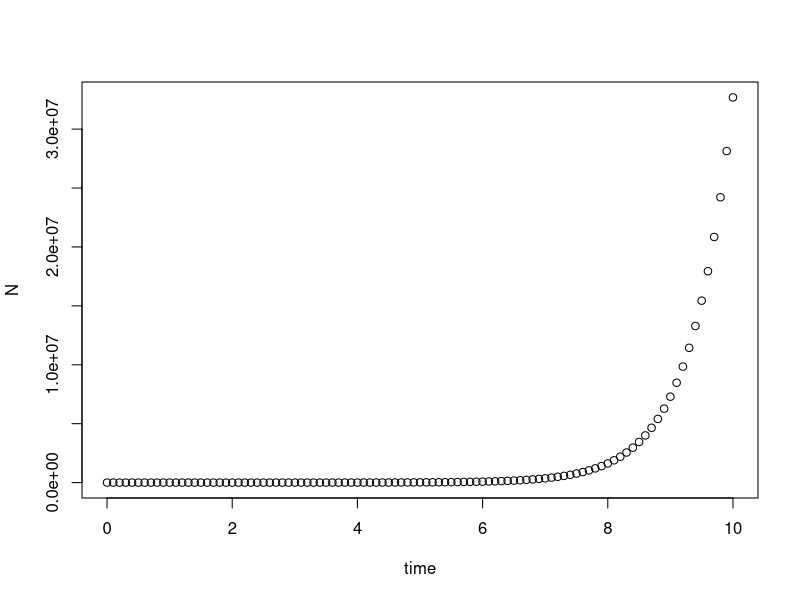
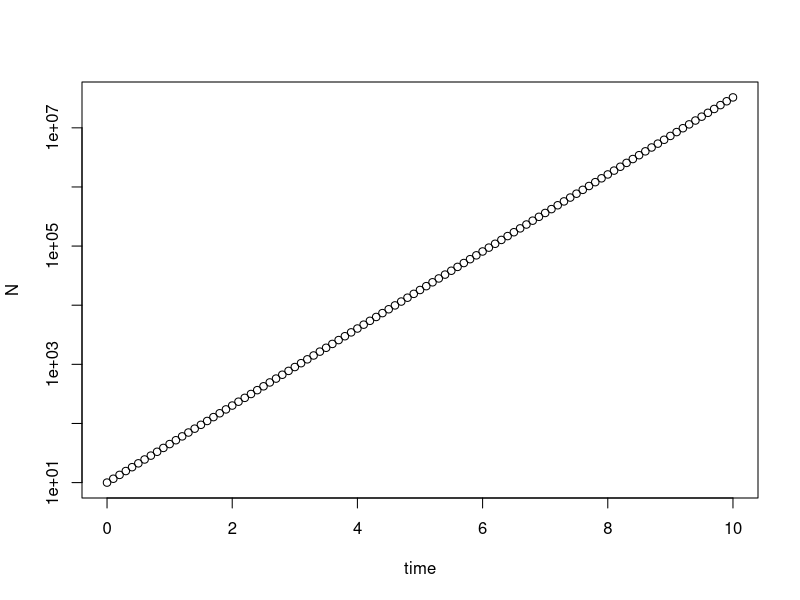
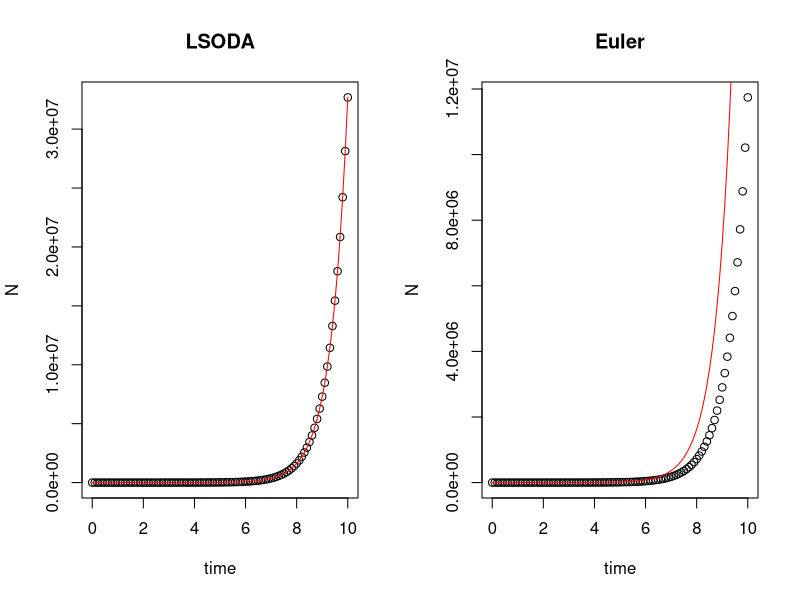
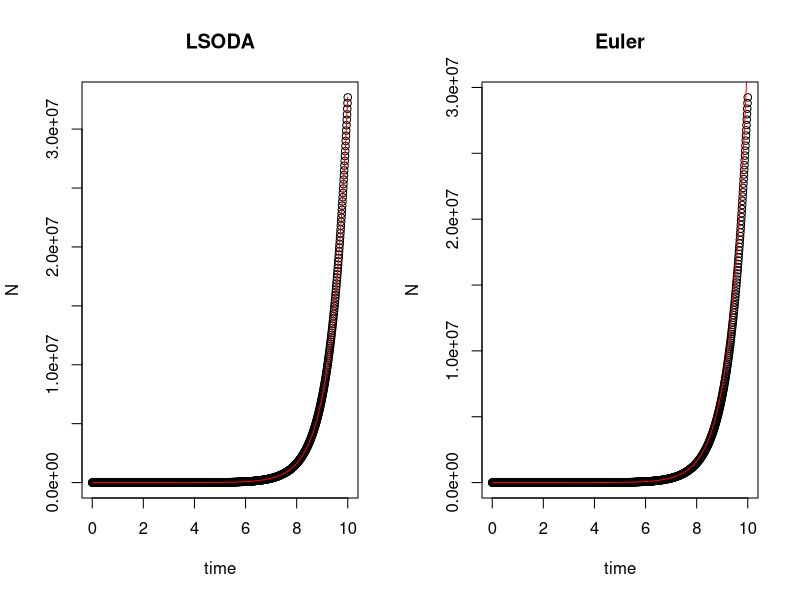
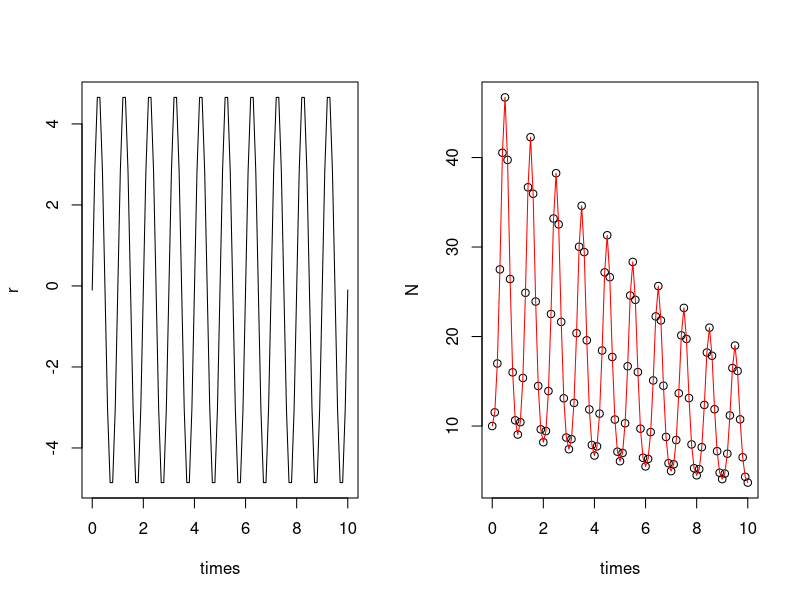
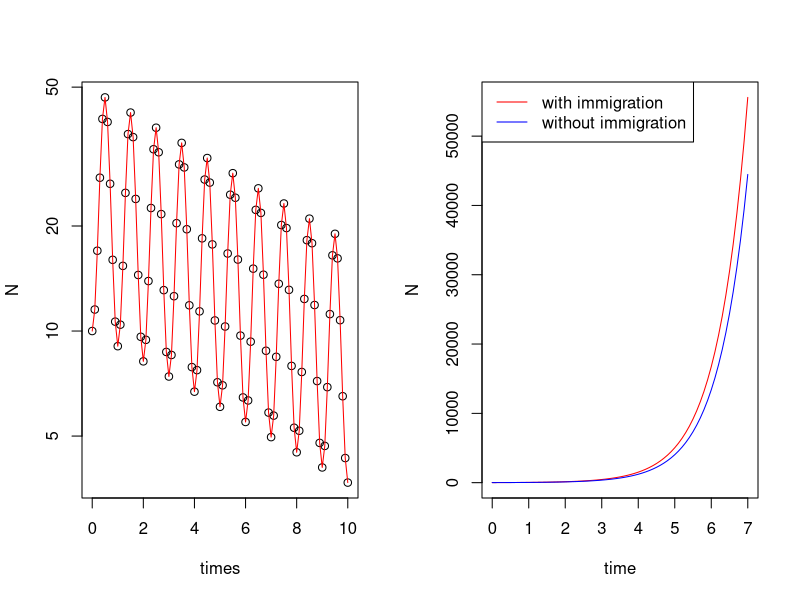
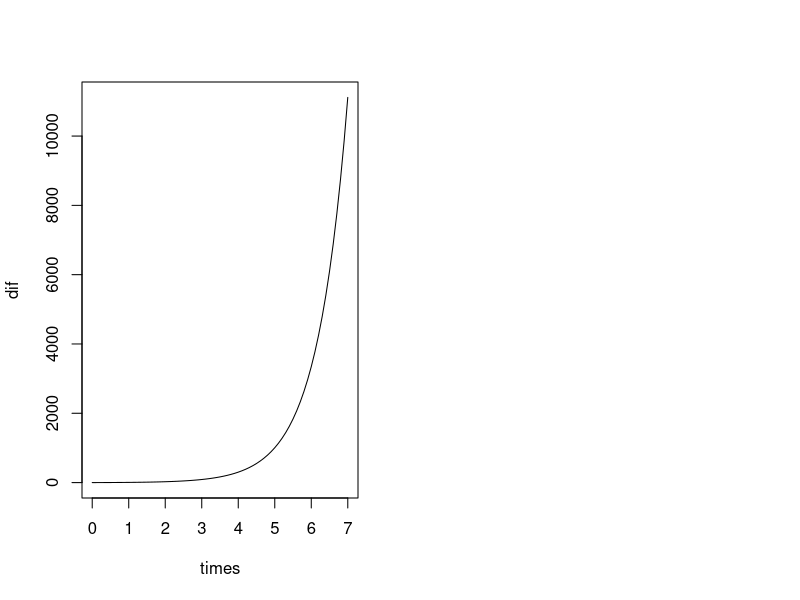

Reproduce these figures in R, in order.
###### part 1 ######
# install.packages("deSolve")
library(deSolve)

### (1) Model specification
exponential_model <- function(times, state, parms) {
  with(as.list(c(state, parms)), {
    dN_dt = r*N  # exponential growth equation
    return(list(c(dN_dt)))  # return the results
  })
}

### (2) Model application
times <- seq(0, 10, by = 0.1)  # time steps to integrate over
state <- c(N = 10)  # initial population size
parms <- c(r = 1.5)  # intrinsic growth rate

# run the ode solver
pop_size <- ode(func = exponential_model, times = times, y = state, parms = parms)

# take a look at the results
head(pop_size)

### (3) Plotting
plot(N ~ time, data = pop_size)
plot(N ~ time, data = pop_size, log = "y")

###### part 2 ######
# original setting
times <- seq(0, 10, by = 0.1)  # time steps to integrate over
state <- c(N = 10)  # initial population size
parms <- c(r = 1.5)  # intrinsic growth rate
# default: LSODA
pop_size <- ode(func = exponential_model, times = times, y = state, parms = parms)

# Euler's method
pop_size_1 <- ode(func = exponential_model, times = times, y = state, parms = parms, method = "euler")

# compare different method
par(mfrow = c(1,2))
plot(N ~ time, data = pop_size, main = "LSODA")
curve(state[1]*exp(parms[1]*x), times[1], times[length(times)], col = "red", add = T) # correct curve
plot(N ~ time, data = pop_size_1, main = "Euler")
curve(state[1]*exp(parms[1]*x), times[1], times[length(times)], col = "red", add = T) # correct curve

# minimize the time step
times <- seq(0, 10, by = 0.01)  # time steps to integrate over
state <- c(N = 10)  # initial population size
parms <- c(r = 1.5)  # intrinsic growth rate
# default: LSODA
pop_size <- ode(func = exponential_model, times = times, y = state, parms = parms)

# Euler's method
pop_size_1 <- ode(func = exponential_model, times = times, y = state, parms = parms, method = "euler")

# compare different method
par(mfrow = c(1,2))
plot(N ~ time, data = pop_size, main = "LSODA")
curve(state[1]*exp(parms[1]*x), times[1], times[length(times)], col = "red", add = T) # correct curve
plot(N ~ time, data = pop_size_1, main = "Euler")
curve(state[1]*exp(parms[1]*x), times[1], times[length(times)], col = "red", add = T) # correct curve


###### part 3 ######
### Model specification
exponential_model_fluc <- function(times, state, parms) {
  with(as.list(c(state, parms)), {
    dN_dt = (r_hat + sigma*sin(omega*times))*N  # exponential growth equation
    return(list(c(dN_dt)))  # return the results
  })
}
### Parameters
times <- seq(0, 10, by = 0.1)  # time steps to integrate over
state <- c(N = 10)  # initial population size
parms <- c(r_hat = -0.1, sigma = 5, omega = 2*pi)  # intrinsic growth rate

### Fluctuating growth rate
r = parms[1] + parms[2]*sin(parms[3]*times)
plot(r ~ times, type = "l")

### Solving model
pop_size <- ode(func = exponential_model_fluc, times = times, y = state, parms = parms)

### Plotting
plot(N ~ times, data = pop_size)
curve(state[1]*exp(parms[1]*x - parms[2]/parms[3]*(cos(parms[3]*x) - 1)), add = T, col = "red") # correct curve
plot(N ~ times, data = pop_size, log = "y")
curve(state[1]*exp(parms[1]*x - parms[2]/parms[3]*(cos(parms[3]*x) - 1)), add = T, col = "red") # correct curve



########### A2
library(deSolve)

exponential_model <- function(times, state, parms) {
  with(as.list(c(state, parms)), {
    dN_dt = r*N + I
    return(list(c(dN_dt)))})
}
times <- seq(0, 7, by = 0.1)
state <- c(N = 10)
parms <- c(r = 1.2, I = 3) # parameters
parms_no_I <- c(r = 1.2, I = 0)

pop_size <- ode(func = exponential_model, times = times,
                y = state, parms = parms)
pop_size_no_I <- ode(func = exponential_model, times = times,
                     y = state, parms = parms_no_I)

# plot population dynamics
plot(N ~ time, data = pop_size, type = "l", col = "red")
lines(N ~ time, data = pop_size_no_I, type = "l", col = "blue")
legend("topleft",
       legend = c("with immigration", "without immigration"),
       col = c("red", "blue"),
       lty = 1)

dif <- pop_size[ ,"N"] - pop_size_no_I[ ,"N"]
plot(times, dif, type = "l")
